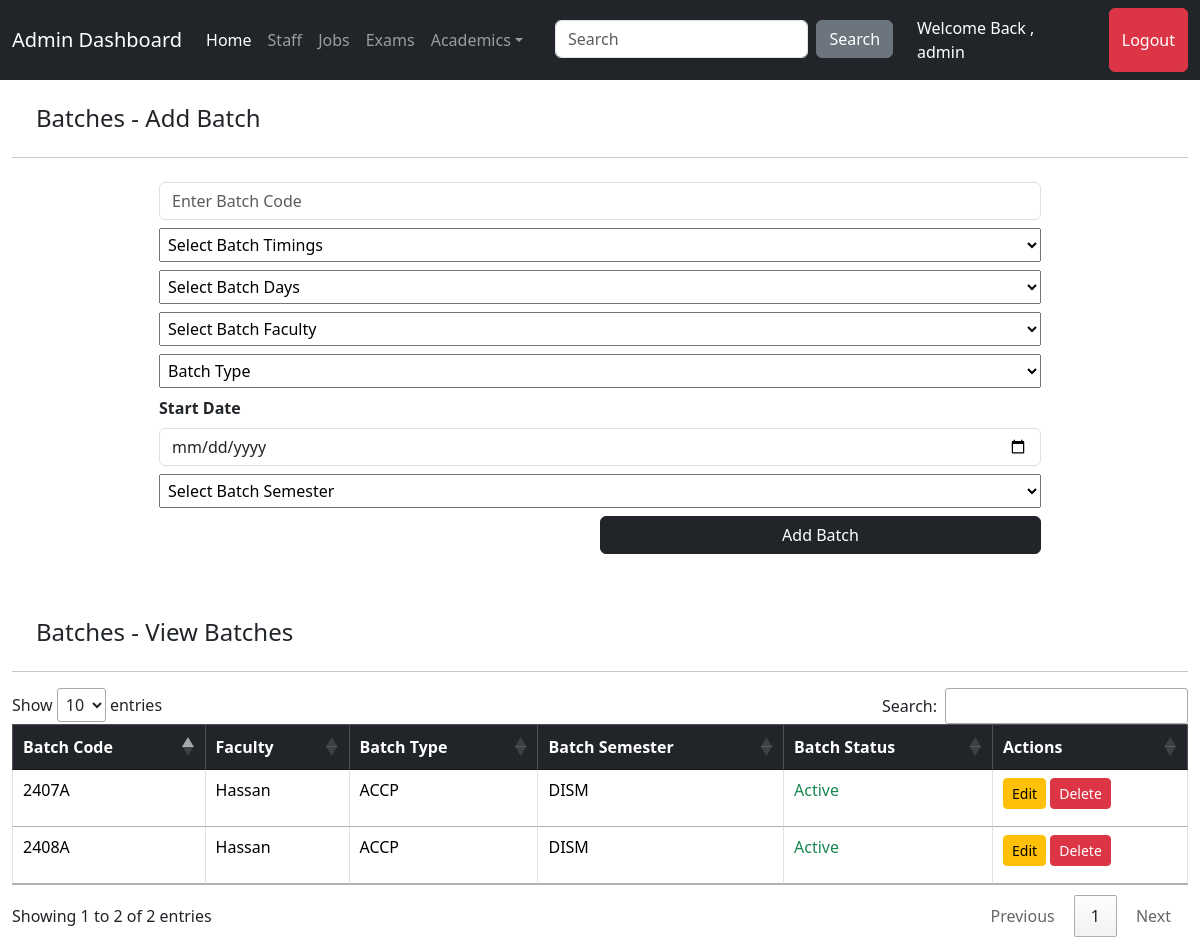
The app's page /Admin/batches.php (signed in), older data.
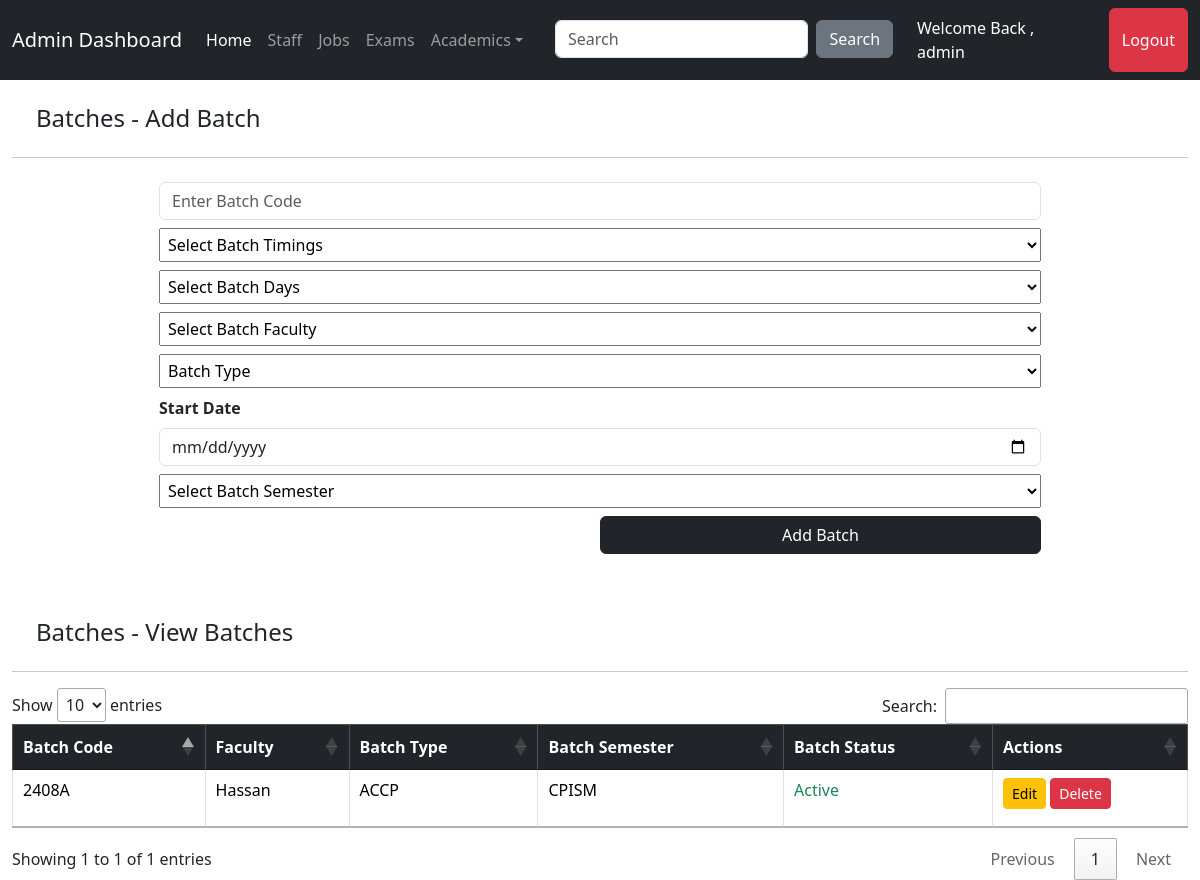
The same page, newer data.
### tables this page shows
CREATE TABLE IF NOT EXISTS `batches` (
  `batchid` int NOT NULL AUTO_INCREMENT,
  `batchcode` varchar(100) DEFAULT NULL,
  `batchtimings` varchar(100) DEFAULT NULL,
  `batchdays` varchar(10) NOT NULL,
  `batchinstructor` int DEFAULT NULL,
  `currentsem` varchar(50) NOT NULL,
  `batchtype` varchar(200) DEFAULT NULL,
  `batchstartdate` date DEFAULT NULL,
  `batchstatus` varchar(50) NOT NULL DEFAULT 'Active',
  PRIMARY KEY (`batchid`),
  KEY `batchinstructor` (`batchinstructor`)
);

CREATE TABLE IF NOT EXISTS `staff` (
  `staffid` int NOT NULL AUTO_INCREMENT,
  `staffname` varchar(100) DEFAULT NULL,
  `staffemail` varchar(1000) DEFAULT NULL,
  `staffpassword` varchar(1000) DEFAULT NULL,
  `staffdesignation` varchar(100) DEFAULT NULL,
  `stafftimings` varchar(50) DEFAULT NULL,
  `staffphone` varchar(20) DEFAULT NULL,
  `dateofjoining` date NOT NULL,
  `dateofresignation` date DEFAULT NULL,
  `status` varchar(50) NOT NULL DEFAULT 'active',
  PRIMARY KEY (`staffid`)
);

### Admin/batches.php (the view, shortened to what this page needs)
<?php
include('../connect.php');
include('headeradmin.php');
$query = "SELECT * FROM batches INNER JOIN staff ON staff.staffid = batches.batchinstructor";
$result = mysqli_query($conn, $query);
?>
<div class="container-fluid">
    <h4 class="m-4">Batches - Add Batch</h4>
    <hr>
    <div class="d-flex justify-content-center align-items-center">
        <div class="w-75">
            <form action="" method="post">
                <input type="text" name="batchcode" class="mt-2 form-control" placeholder="Enter Batch Code" required>
                <select name="batchtimings" class="mt-2 w-100 p-1" required>
                    <option value="" selected disabled>Select Batch Timings</option>
                </select>
                <select name="batchdays" class="mt-2 w-100 p-1" required>
                    <option value="" selected disabled>Select Batch Days</option>
                </select>
                <select name="batchfaculty" class="mt-2 w-100 p-1" required>
                    <option value="" selected disabled>Select Batch Faculty</option>
                </select>
                <select name="batchtype" class="mt-2 w-100 p-1" required>
                    <option value="" selected disabled>Batch Type</option>
                </select>
                <label for="batchstartdate" class="mt-2"><b>Start Date</b></label>
                <input type="date" class="form-control mt-2" name="batchstartdate" required>
                <select name="batchsemester" class="mt-2 w-100 p-1" required>
                    <option value="" selected disabled>Select Batch Semester</option>
                </select>
                <button type="submit" class="btn btn-dark mt-2 w-50 float-end" name="btnaddbatch">Add Batch</button>
            </form>
        </div>
    </div>
</div>
<div class="container-fluid mt-5">
    <h4 class="m-4 pt-3">Batches - View Batches</h4>
    <hr>
    <table id="batchesTable" class="table table-bordered">
        <thead class="table-dark">
            <tr>
                <th>Batch Code</th>
                <th>Faculty</th>
                <th>Batch Type</th>
                <th>Batch Semester</th>
                <th>Batch Status</th>
                <th>Actions</th>
            </tr>
        </thead>
        <tbody>
            <?php while ($row = mysqli_fetch_array($result)) { ?>
                <tr>
                    <td><?php echo $row['batchcode']; ?></td>
                    <td><?php echo $row['staffname']; ?></td>
                    <td><?php echo $row['batchtype']; ?></td>
                    <td><?php echo $row['currentsem']; ?></td>
                    <td>
                        <?php
                        if($row['batchstatus'] == 'Active') {
                            echo '<p class="text-success">Active</p>';
                        } else {
                            echo '<p class="text-danger">Inactive</p>';
                        }
                   ?>
                    </td>
                    <td>
                    <a href="update_batch.php?batchid=<?php echo $row['batchid']; ?>" class="btn btn-warning btn-sm">Edit</a>
                        <form action="" method="POST" style="display:inline;">
                            <button type="submit" name="delete_batch" class="btn btn-danger btn-sm">Delete</button>
                        </form>
                    </td>
                  <?php
            }
                  ?>
        </tbody>
    </table>
</div>
<?php include('footeradmin.php'); ?>
<link rel="stylesheet" href="https://cdn.datatables.net/1.13.4/css/jquery.dataTables.min.css">

Row changes from the older to the newer data that the page shows:
removed batches: batchcode "2407A", batchinstructor.staffname "Hassan", batchtype "ACCP", currentsem "DISM", batchstatus "Active"
removed batches: batchcode "2408A", batchinstructor.staffname "Hassan", batchtype "ACCP", currentsem "DISM", batchstatus "Active"
added batches: batchcode "2408A", batchinstructor.staffname "Hassan", batchtype "ACCP", currentsem "CPISM", batchstatus "Active"
Text that changed along with them:
text written by a page script: "Show entries Search: Showing 1 to 2 of 2 entries Previous 1 Next" → "Show entries Search: Showing 1 to 1 of 1 entries Previous 1 Next"
